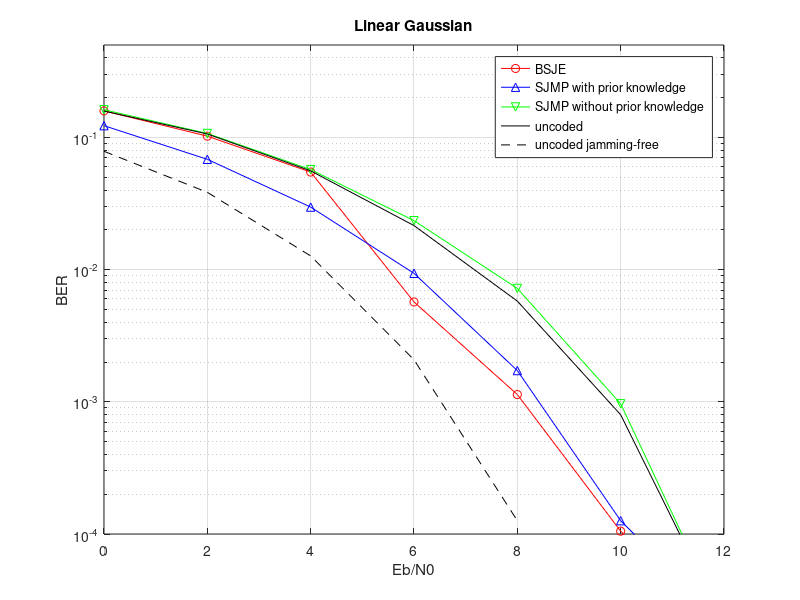
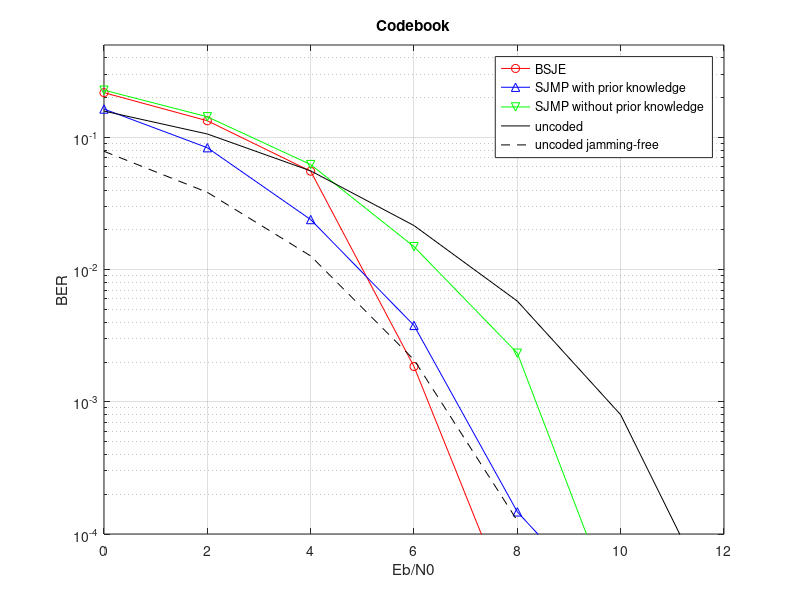
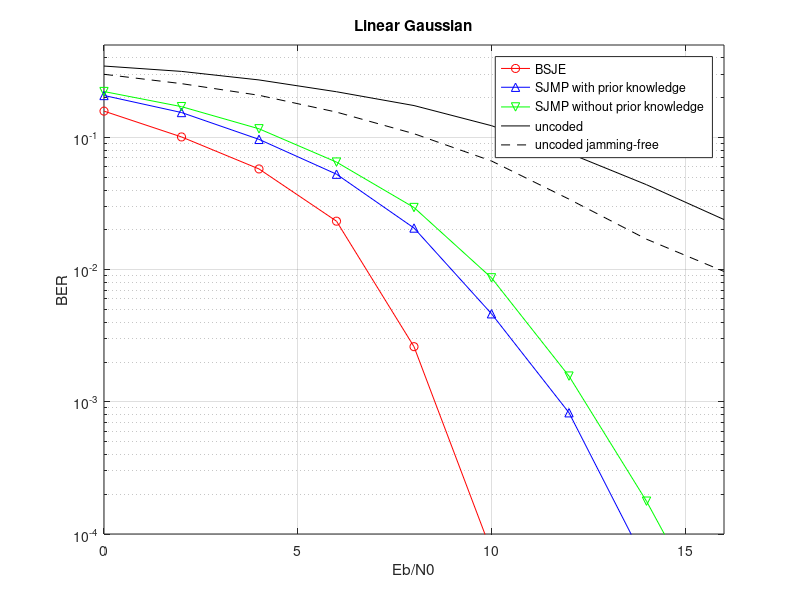
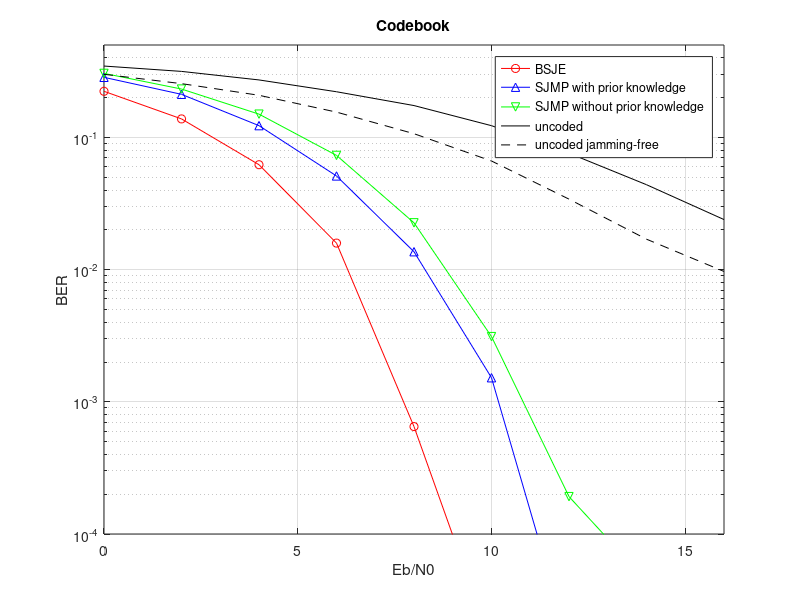

The MATLAB source for these figures, in order:
clear;clc;close all;
load('Data_collection_1112.mat');


intepnt_AWGN = 1/4/Nsim_AWGN;
BER_LG_OMP_PER_AWGN(find(BER_LG_OMP_PER_AWGN==0)) = intepnt_AWGN;
BER_LG_OMP_UNK_AWGN(find(BER_LG_OMP_UNK_AWGN==0)) = intepnt_AWGN;
BER_LG_SBL_AWGN(find(BER_LG_SBL_AWGN==0)) = intepnt_AWGN;
BER_CB_OMP_PER_AWGN(find(BER_CB_OMP_PER_AWGN==0)) = intepnt_AWGN;
BER_CB_OMP_UNK_AWGN(find(BER_CB_OMP_UNK_AWGN==0)) = intepnt_AWGN;
BER_CB_SBL_AWGN(find(BER_CB_SBL_AWGN==0)) = intepnt_AWGN;
intepnt_FADING = 1/4/Nsim_FADING;
BER_LG_OMP_PER_FADING(find(BER_LG_OMP_PER_FADING==0)) = intepnt_FADING;
BER_LG_OMP_UNK_FADING(find(BER_LG_OMP_UNK_FADING==0)) = intepnt_FADING;
BER_LG_SBL_FADING(find(BER_LG_SBL_FADING==0)) = intepnt_FADING;
BER_CB_OMP_PER_FADING(find(BER_CB_OMP_PER_FADING==0)) = intepnt_FADING;
BER_CB_OMP_UNK_FADING(find(BER_CB_OMP_UNK_FADING==0)) = intepnt_FADING;
BER_CB_SBL_FADING(find(BER_CB_SBL_FADING==0)) = intepnt_FADING;

figure(7);semilogy(EbONodB_list,BER_LG_SBL_AWGN,'r-o');hold on;
figure(7);semilogy(EbONodB_list,BER_LG_OMP_PER_AWGN,'b-^');hold on;
figure(7);semilogy(EbONodB_list,BER_LG_OMP_UNK_AWGN,'g-v');hold on;
figure(7);semilogy(EbONodB_list,BER_DSSS_AWGN,'k');hold on;
figure(7);semilogy(EbONodB_list,BER_DSSS_woj_AWGN,'k--');
figure(7);xlabel('Eb/N0');ylabel('BER');title('Linear Gaussian');
figure(7);legend('BSJE','SJMP with prior knowledge','SJMP without prior knowledge','uncoded','uncoded jamming-free');
figure(7);grid on;
figure(7);axis([0 12 1e-4 0.5]);

figure(8);semilogy(EbONodB_list,BER_CB_SBL_AWGN,'r-o');hold on;
figure(8);semilogy(EbONodB_list,BER_CB_OMP_PER_AWGN,'b-^');hold on;
figure(8);semilogy(EbONodB_list,BER_CB_OMP_UNK_AWGN,'g-v');hold on;
figure(8);semilogy(EbONodB_list,BER_DSSS_AWGN,'k-');hold on;
figure(8);semilogy(EbONodB_list,BER_DSSS_woj_AWGN,'k--');
figure(8);xlabel('Eb/N0');ylabel('BER');title('Codebook');
figure(8);legend('BSJE','SJMP with prior knowledge','SJMP without prior knowledge','uncoded','uncoded jamming-free');
figure(8);grid on;
figure(8);axis([0 12 1e-4 0.5]);
%%%%%%%%%%%%%%%%%%%%%%%%%%%%%%%%%%%%%%%%%%%%%%%%%%%%%%%%%%%%%%%%%%%%%%%%%%%


figure(9);semilogy(EbONodB_list,BER_LG_SBL_FADING,'r-o');hold on;
figure(9);semilogy(EbONodB_list,BER_LG_OMP_PER_FADING,'b-^');hold on;
figure(9);semilogy(EbONodB_list,BER_LG_OMP_UNK_FADING,'g-v');hold on;
figure(9);semilogy(EbONodB_list,BER_DSSS_FADING,'k-');hold on;
figure(9);semilogy(EbONodB_list,BER_DSSS_woj_FADING,'k--');
figure(9);xlabel('Eb/N0');ylabel('BER');title('Linear Gaussian');
figure(9);legend('BSJE','SJMP with prior knowledge','SJMP without prior knowledge','uncoded','uncoded jamming-free');
figure(9);grid on;
figure(9);axis([0 16 1e-4 0.5]);

figure(10);semilogy(EbONodB_list,BER_CB_SBL_FADING,'r-o');hold on;
figure(10);semilogy(EbONodB_list,BER_CB_OMP_PER_FADING,'b-^');hold on;
figure(10);semilogy(EbONodB_list,BER_CB_OMP_UNK_FADING,'g-v');hold on;
figure(10);semilogy(EbONodB_list,BER_DSSS_FADING,'k-');hold on;
figure(10);semilogy(EbONodB_list,BER_DSSS_woj_FADING,'k--');
figure(10);xlabel('Eb/N0');ylabel('BER');title('Codebook');
figure(10);legend('BSJE','SJMP with prior knowledge','SJMP without prior knowledge','uncoded','uncoded jamming-free');
figure(10);grid on;
figure(10);axis([0 16 1e-4 0.5]);